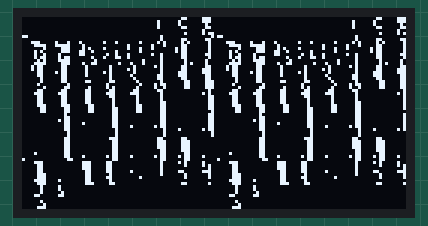
A sketch run on a simulated Arduboy, built with avr-gcc and run on an emulated ATmega32U4. Shown: 128×64 one-colour display.

Above: at 0.1 s.

The sketch:

rootaccess.ino
```cpp
#include <Arduboy2.h>
Arduboy2 arduboy;

//instructions: https://community.arduboy.com/t/arduboy-image-converter/111/41
const unsigned char PROGMEM rootaccess[] =
{
// width, height,
64, 64,
0x00, 0x00, 0x00, 0x00, 0x00, 0x00, 0x00, 0x00,
0x00, 0x00, 0x00, 0x00, 0x00, 0x00, 0x00, 0x00,
0x00, 0x00, 0x00, 0x00, 0x00, 0x00, 0x00, 0x00,
0x00, 0x00, 0x00, 0x00, 0x00, 0x00, 0x00, 0x00,
0x00, 0x00, 0x00, 0x00, 0x00, 0x00, 0x00, 0x00,
0x00, 0x00, 0x00, 0x0E, 0xC0, 0x00, 0x00, 0x00,
0x00, 0x00, 0x06, 0x89, 0xA9, 0x00, 0x00, 0x00,
0x00, 0x00, 0x33, 0x8F, 0xAB, 0x60, 0x00, 0x00,
0x00, 0x01, 0xBB, 0xC3, 0xAA, 0xF6, 0x00, 0x00,
0x00, 0x03, 0x72, 0xCE, 0xEE, 0xEF, 0x00, 0x00,
0x00, 0x19, 0x9E, 0x00, 0x04, 0xA8, 0xC0, 0x00,
0x00, 0x25, 0x10, 0x00, 0x00, 0x39, 0xA0, 0x00,
0x00, 0x36, 0x80, 0x00, 0x00, 0x0D, 0xC0, 0x00,
0x00, 0x16, 0x00, 0x01, 0xF0, 0x03, 0x00, 0x00,
0x00, 0x0C, 0x00, 0x3F, 0xFE, 0x01, 0x80, 0x00,
0x00, 0x00, 0x00, 0xD0, 0x3F, 0x00, 0x00, 0x00,
0x00, 0x03, 0x00, 0x4F, 0x3F, 0x80, 0x00, 0x00,
0x00, 0x04, 0x00, 0x3F, 0xBF, 0xC0, 0x00, 0x00,
0x00, 0x00, 0x00, 0x2F, 0xA0, 0x00, 0x00, 0x00,
0x00, 0x04, 0xC0, 0x3F, 0xA0, 0x00, 0x00, 0x00,
0x00, 0x02, 0x08, 0x17, 0xA0, 0x40, 0x00, 0x00,
0x00, 0x00, 0xC1, 0x18, 0x7F, 0xC0, 0x00, 0x00,
0x00, 0x00, 0x0C, 0x1F, 0xFF, 0xE0, 0x00, 0x00,
0x00, 0x00, 0x06, 0xFF, 0xFF, 0xE0, 0x00, 0x00,
0x00, 0x00, 0x02, 0x3F, 0xFF, 0xE0, 0x00, 0x00,
0x00, 0x00, 0x02, 0x3F, 0xFF, 0xE0, 0x00, 0x00,
0x00, 0x00, 0x00, 0x1F, 0xFF, 0xE0, 0x00, 0x00,
0x00, 0x00, 0x02, 0x07, 0xFF, 0xC0, 0x00, 0x00,
0x00, 0x00, 0x02, 0x03, 0xFF, 0xE0, 0x00, 0x00,
0x00, 0x00, 0x00, 0x01, 0xFF, 0xF0, 0x00, 0x00,
0x00, 0x00, 0x00, 0x00, 0x00, 0x00, 0x00, 0x00,
0x00, 0x00, 0x02, 0x00, 0x7F, 0xFC, 0x00, 0x00,
0x00, 0x00, 0x00, 0x00, 0x00, 0x00, 0x00, 0x00,
0x00, 0x00, 0x04, 0x00, 0x3F, 0xFE, 0x00, 0x00,
0x00, 0x00, 0x08, 0x00, 0x00, 0x00, 0x00, 0x00,
0x00, 0x00, 0x00, 0x00, 0x1F, 0xFF, 0x00, 0x00,
0x00, 0x00, 0x10, 0x00, 0x00, 0x00, 0x00, 0x00,
0x00, 0x00, 0x10, 0x00, 0x1F, 0xFF, 0x00, 0x00,
0x00, 0x00, 0x20, 0x00, 0x00, 0x00, 0x00, 0x00,
0x00, 0x00, 0x20, 0x00, 0x3F, 0xFF, 0x80, 0x00,
0x00, 0x00, 0x20, 0x00, 0x00, 0x00, 0x00, 0x00,
0x00, 0x00, 0x00, 0x00, 0x7F, 0xFF, 0x80, 0x00,
0x00, 0x00, 0x40, 0x00, 0x00, 0x00, 0x00, 0x00,
0x00, 0x00, 0x40, 0x01, 0xFF, 0xFF, 0x00, 0x00,
0x00, 0x00, 0x40, 0x00, 0x00, 0x00, 0x00, 0x00,
0x00, 0x00, 0x40, 0x0F, 0xFF, 0xFE, 0x00, 0x00,
0x00, 0x00, 0x40, 0x1F, 0xFF, 0xFE, 0x00, 0x00,
0x00, 0x00, 0x40, 0x00, 0x00, 0x00, 0x00, 0x00,
0x00, 0x00, 0x41, 0xFF, 0xFF, 0xF0, 0x00, 0x00,
0x00, 0x00, 0x40, 0x00, 0x00, 0x00, 0x00, 0x00,
0x00, 0x00, 0x07, 0xFF, 0xFF, 0x80, 0x00, 0x00,
0x00, 0x00, 0x2F, 0xFF, 0x80, 0x00, 0x00, 0x00,
0x00, 0x00, 0x08, 0x00, 0x00, 0x20, 0x00, 0x00,
0x00, 0x00, 0x00, 0x00, 0x1F, 0x00, 0x00, 0x00,
0x00, 0x00, 0x09, 0x88, 0xB3, 0x00, 0x00, 0x00,
0x00, 0x00, 0x0B, 0x08, 0xBE, 0x00, 0x00, 0x00,
0x00, 0x00, 0x08, 0x88, 0xA7, 0xC0, 0x00, 0x00,
0x00, 0x00, 0x0B, 0x0C, 0x00, 0x00, 0x00, 0x00,
0x00, 0x00, 0x00, 0x00, 0x00, 0x00, 0x00, 0x00,
0x00, 0x00, 0x00, 0x00, 0x00, 0x00, 0x00, 0x00,
0x00, 0x00, 0x00, 0x00, 0x00, 0x00, 0x00, 0x00,
0x00, 0x00, 0x00, 0x00, 0x00, 0x00, 0x00, 0x00,
0x00, 0x00, 0x00, 0x00, 0x00, 0x00, 0x00, 0x00,
0x00, 0x00, 0x00, 0x00, 0x00, 0x00, 0x00, 0x00};


void setup() {
    arduboy.begin();
    arduboy.clear();
}
void loop() {
    arduboy.clear();
    arduboy.drawBitmap(0, 0, rootaccess, 64, 64, 1);
    arduboy.drawBitmap(65, 0, rootaccess, 64, 64, 1);
    arduboy.display();
}
```
